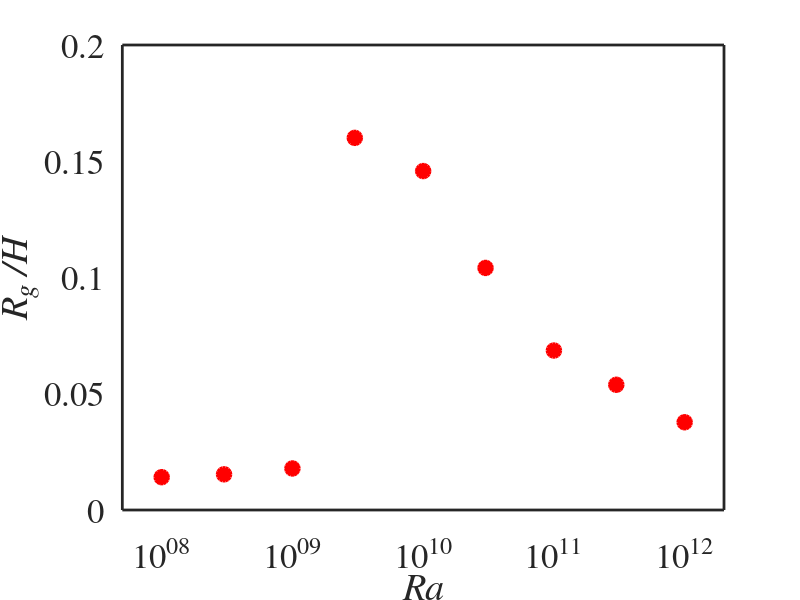

The MATLAB source for this figure:
close all
clc
clear

load("Rg_Ra_Results.mat");

figHeight = 540;           
ratio = [10, 7];           
figWidth = figHeight * (ratio(1) / ratio(2));
figUnits = 'points';        
fig = figure('Units', figUnits, ...
             'Position', [100, 100, figWidth, figHeight], ...
             'Color', 'w'); 
h = plot(Ra_list, Rg_list);

set(h, ...
    'LineStyle', 'none', ...        
    'Color', 'r', ...            
    'Marker', 'o', ...              
    'MarkerSize', 10, ...           
    'MarkerEdgeColor', 'r', ...  
    'MarkerFaceColor', 'r', ...  
    'LineWidth', 2);              
ax = gca;

xlim([5e7, 2e12]);        
ylim([0, 0.2]);             
set(ax, 'XTick', [1e8, 1e9, 1e10, 1e11, 1e12]); 
set(ax, 'XScale', 'log');

xlabel('\it{Ra}', 'Interpreter', 'tex', 'FontSize', 25);     
ylabel('\it{R_{g} /H}', 'Interpreter', 'tex', 'FontSize', 25); 

set(ax, ...
    'FontName', 'Times', ...    
    'FontSize', 25, ...             
    'LineWidth', 2, ...           
    'TickDir', 'none', ...          
    'Box', 'on', ...              
    'Layer', 'top');               

outputFilename = 'Rg_Ra.png';
resolution = 600;
print(fig, outputFilename, '-dpng', ['-r', num2str(resolution)]);
